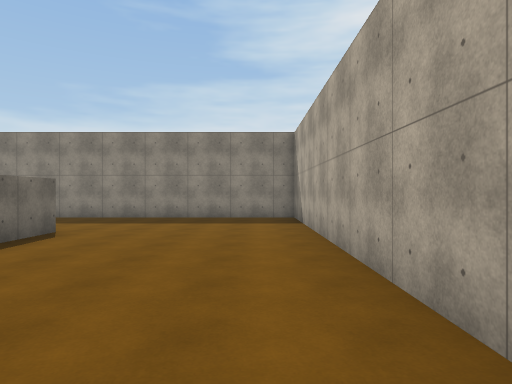
View 1 (above)

24 first-person views from a walk through a Unity game level. The camera is 1.5 m above the floor, looks level and sees 75° across. The floor is counted in squares, 2 m on a side. Each view is taken from the middle of a square. On the plan, view 1 faces up. The plan holds only what a view shows up to about 11 squares ahead; the rest is blank. The place goes on beyond the plan. Surface patterns are stand-ins for the level's own textures.

View 2
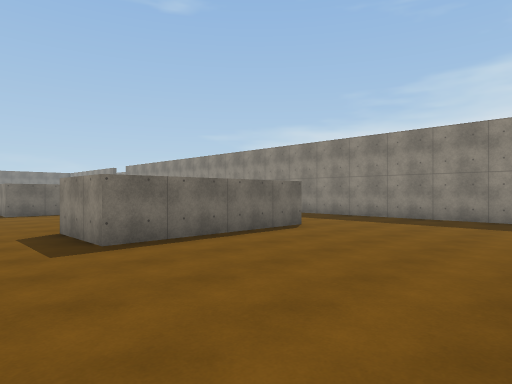

View 3
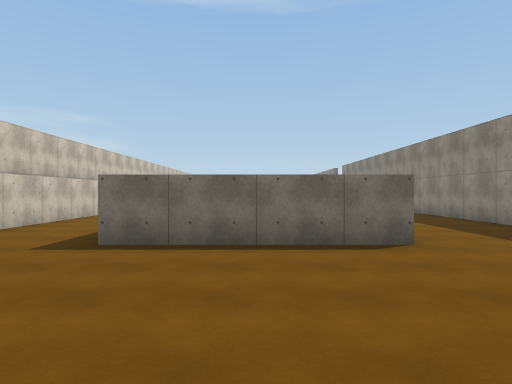

View 4
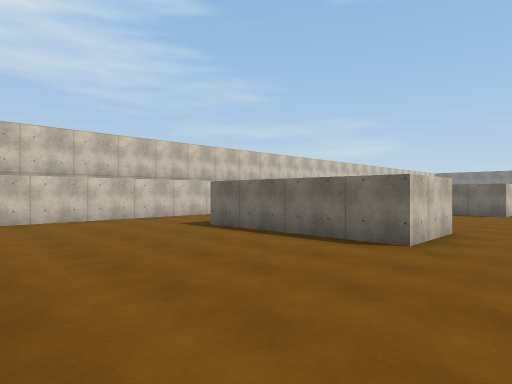

View 5
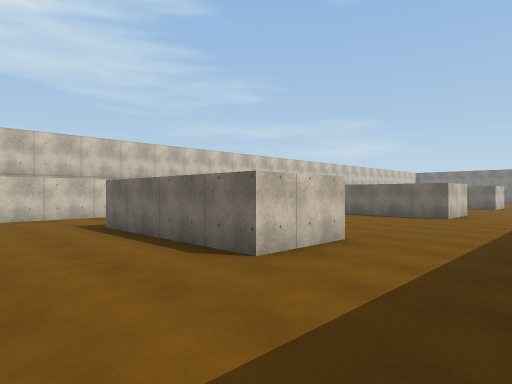

View 6
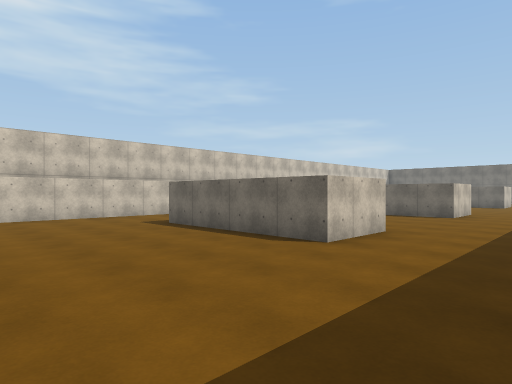

View 7
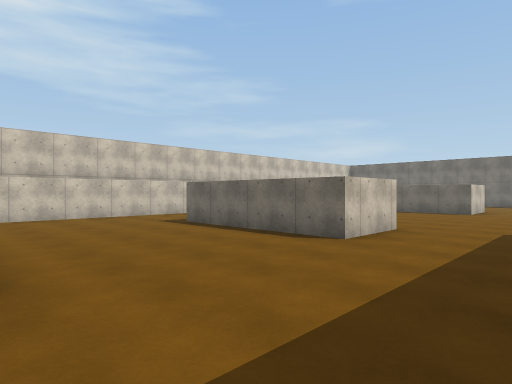

View 8
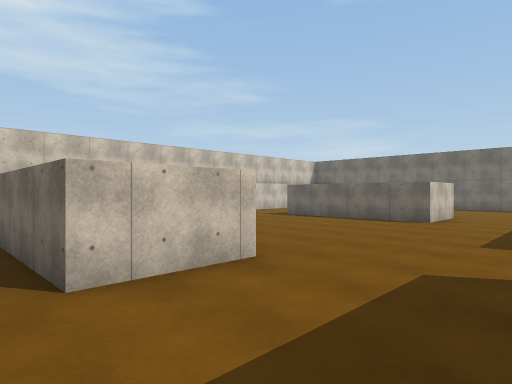

View 9
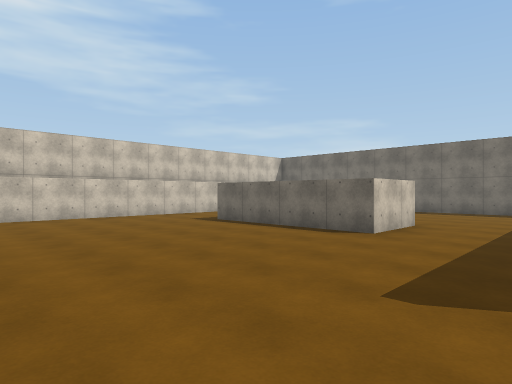

View 10
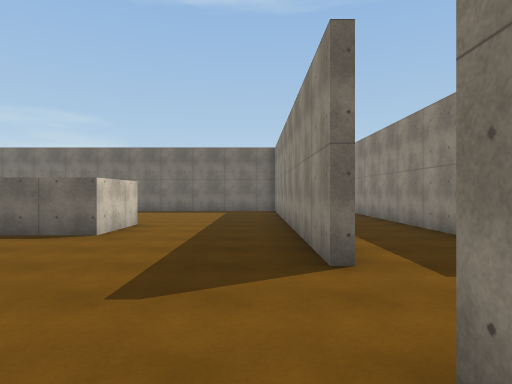

View 11
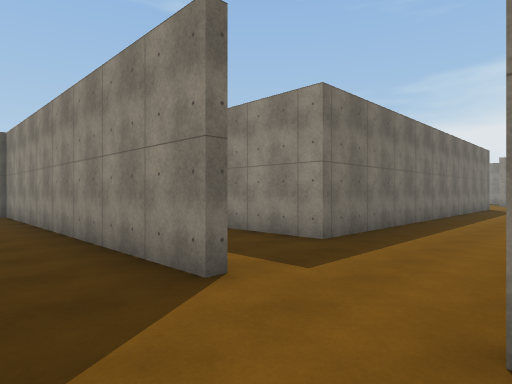

View 12
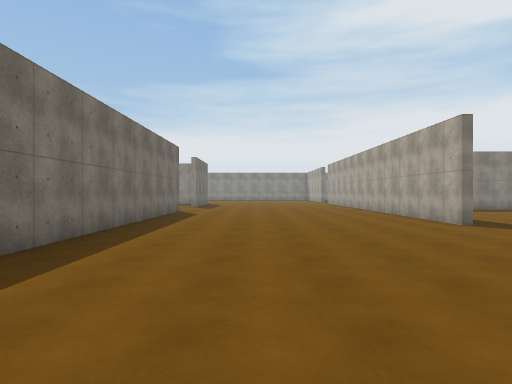

View 13
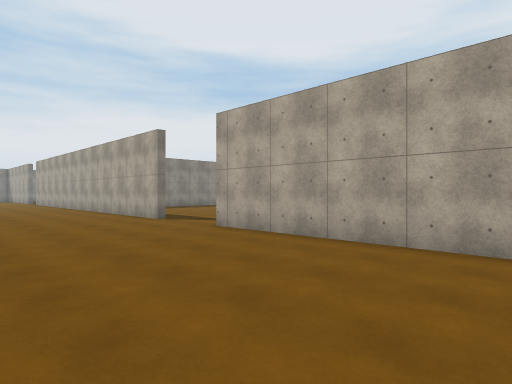

View 14
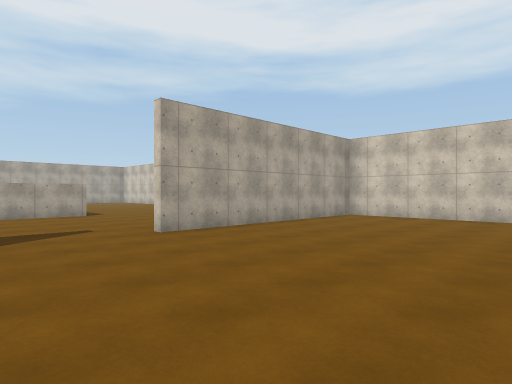

View 15
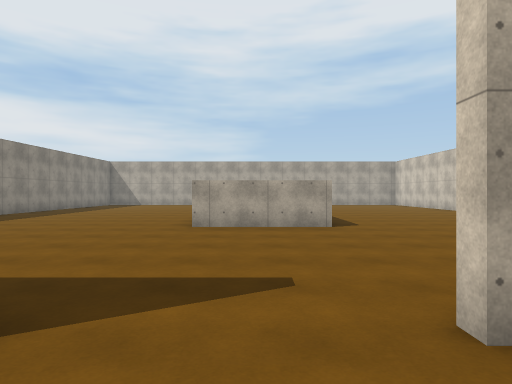

View 16
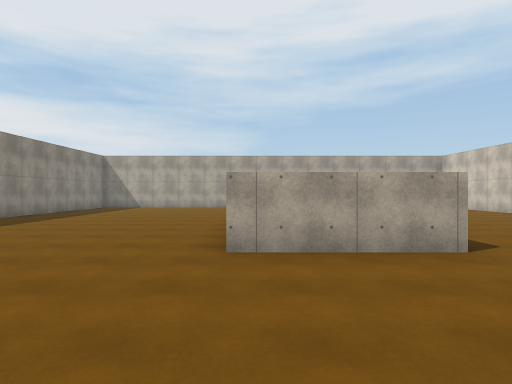

View 17
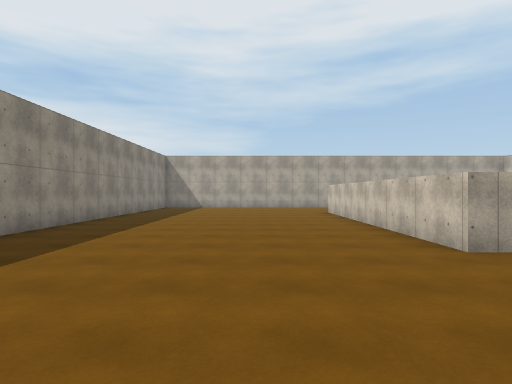

View 18
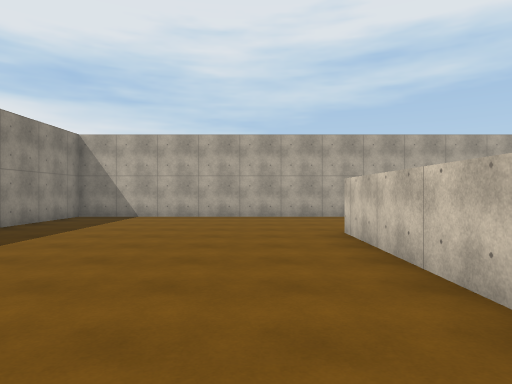

View 19
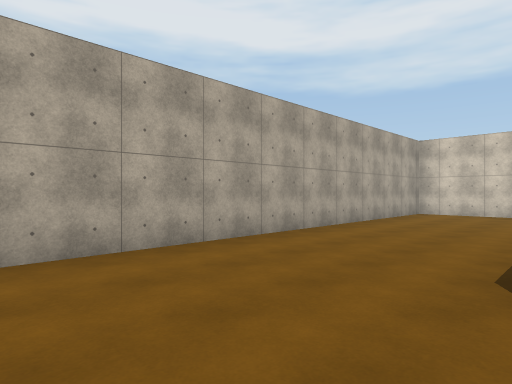

View 20
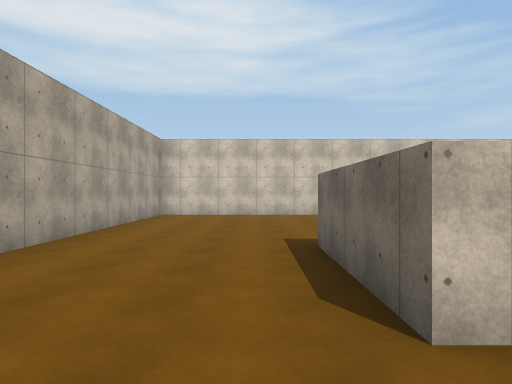

View 21
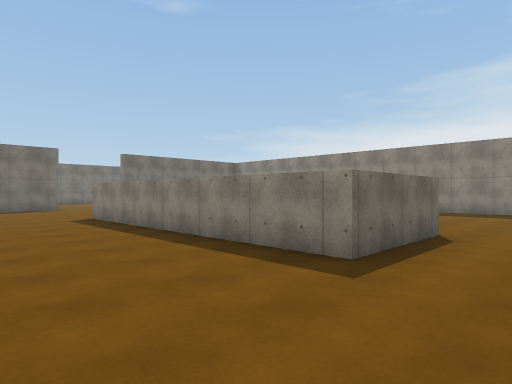

View 22
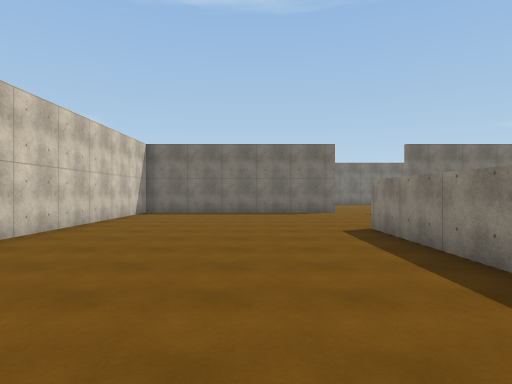

View 23
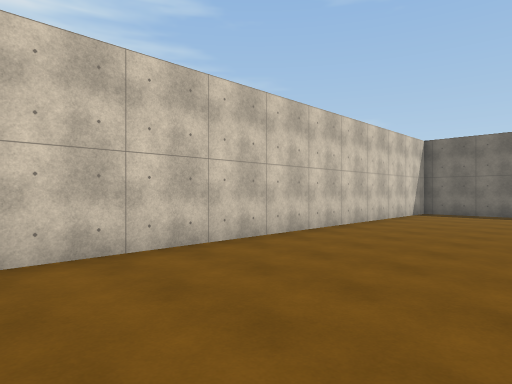

View 24
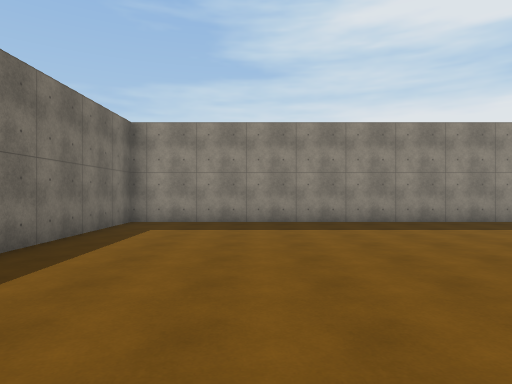

### Floor plan
Points are (right, up) in squares from view 1. A wall is a line through its corners. A room is listed if a view was taken in it or the views show most of it. See-through windows are left out.
Room 1 (views 1, 2, 3, 4, 5, 6, 7, 8, 9, 10, 11)
walls: (-13.2, 6.3) (-11.3, 6.3) (-11.3, 1.8) (-12.4, 1.8); (-19.8, 6.3) (-17.8, 6.3) (-17.8, 1.8); (-18.5, -1.1) (-14.2, -1.1); (-12.5, -1.1) (-0.1, -1.1); (-23.4, 9.8) (-33.1, 9.8); (-5.8, 6.3) (-3.8, 6.3) (-3.8, 1.8) (-5.8, 1.8); (-25.5, -1.1) (-21.2, -1.1); (-27.8, 6.3) (-25.8, 6.3) (-25.8, 1.8); (-33.1, 7.4) (-33.1, 6.5); (1.1, 1.4) (1.1, 9.8) (-10, 9.8)
ways out: opening at (-22.5, 10) to room 2
Room 2 (views 12, 13, 14, 15, 16, 17, 18, 19, 20, 21, 22, 23, 24)
walls: (-16.4, 19.5) (-16.4, 23); (-16.1, 12.5) (-16.1, 10.5); (-10.9, 19.4) (-2.9, 19.4) (-2.9, 16.4) (-10.9, 16.4) (-10.9, 19.4); (-24, 23) (-24, 12.5) (-31, 12.5); (-15.5, 10) (1.1, 10) (1.1, 26.4) (-16.1, 26.4) (-16.1, 22); (-20.8, 10) (-16.4, 10) (-16.4, 16.9)
ways out: opening at (-22.5, 10) to room 1

Positions as (right, up) in squares from view 1, and headings:
1: (0, 0), facing up
2: (1, 0), facing up-left
3: (1, 4), facing left
4: (1, 8), facing down-left
5: (-1, 9), facing down-left
6: (-7, 9), facing down-left
7: (-13, 9), facing down-left
8: (-17, 9), facing down-left
9: (-20, 9), facing down-left
10: (-20, 9), facing left
11: (-21, 8), facing up-left
12: (-21, 12), facing up
13: (-21, 11), facing up-right
14: (-22, 20), facing down-right
15: (-18, 18), facing right
16: (-15, 19), facing right
17: (-15, 22), facing right
18: (-9, 21), facing right
19: (-3, 22), facing down-right
20: (-2, 21), facing down
21: (-1, 13), facing up-left
22: (-4, 14), facing left
23: (-4, 14), facing down-left
24: (-13, 18), facing up
